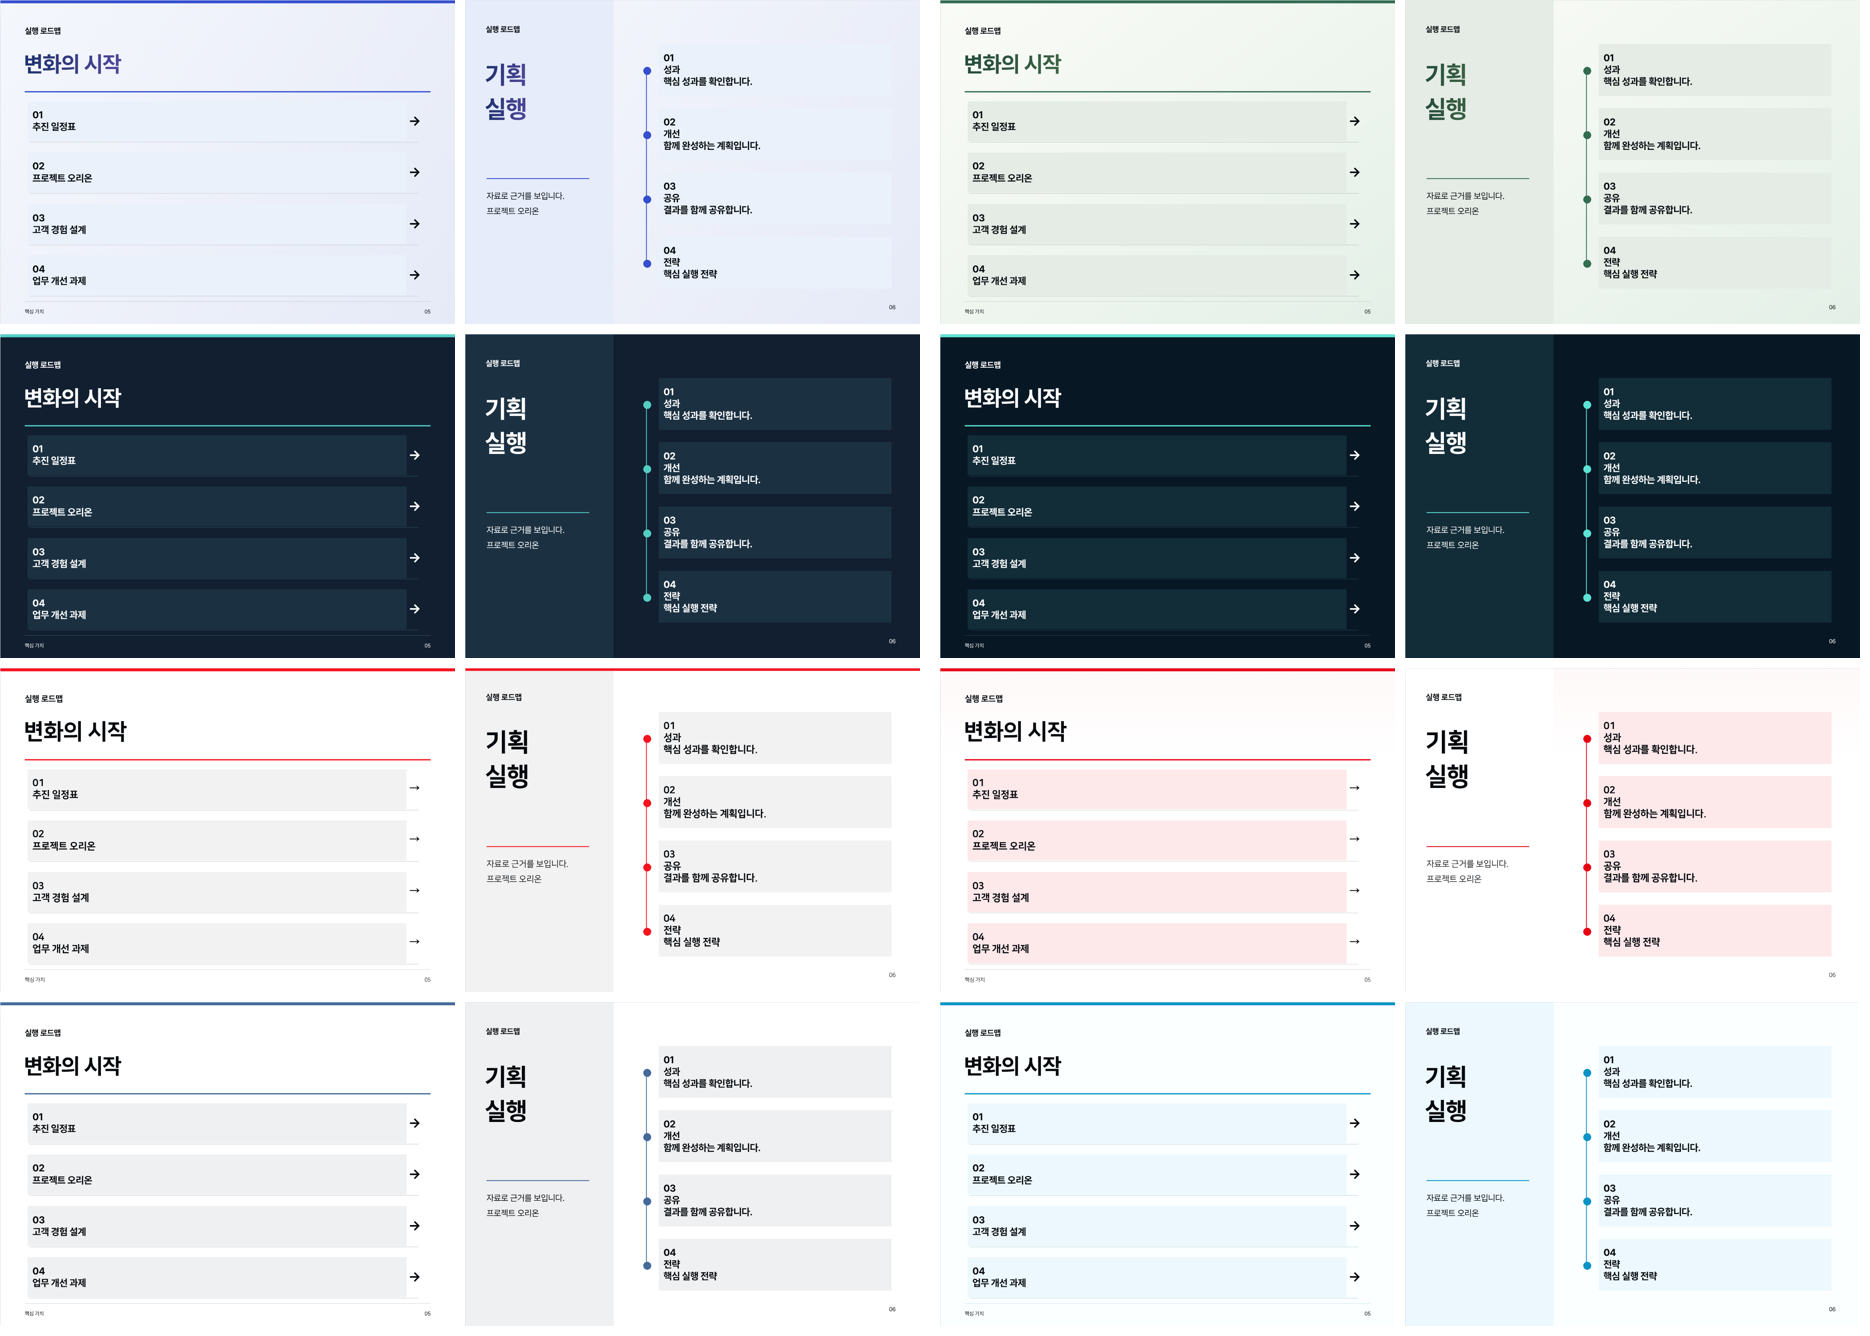

This chart was generated by the following Python code:
import asyncio,sys
sys.path.insert(0,'/home/claude/tests')
from h import H
from PIL import Image
TH=['v07-navy-orchid','v07-sage-gold','pro-night-teal','renewal-after-dark','krafton-light','nintendo-light','original','user-white-sky-hotpink']
async def main(path):
    h=H();pg=await h.start(path,1700,1100);ev=h.ev
    await pg.click('[data-action=addPage]');await pg.wait_for_timeout(700)
    for t in [5,6]:await pg.click(f'#templateGrid [data-template="{t}"]');await pg.wait_for_timeout(200)
    await pg.click('#confirmTemplate');await pg.wait_for_timeout(1500)
    await pg.select_option('#themeScope','document')
    pid={t:i for i,t in await ev("()=>Revival.getProject().pages.map(p=>[p.id,p.templateId])")}
    ims=[]
    for th in TH:
        await pg.select_option('#themeSelect',th);await pg.wait_for_timeout(400)
        row=[]
        for t in (5,6):
            await ev(f"()=>Revival.go('{pid[t]}')");await pg.wait_for_timeout(450)
            p=f'/tmp/s_{th}_{t}.png';await pg.locator('#stageHost .rv-stage').screenshot(path=p);row.append(Image.open(p).convert('RGB'))
        ims.append(row)
    w=460;hh=int(w*row[0].height/row[0].width)
    out=Image.new('RGB',(w*4+30,(hh+10)*4),'white')
    for i,row in enumerate(ims):
        for j,im in enumerate(row):
            x=(i%2)*(2*w+20)+j*w+ (5 if j else 0);y=(i//2)*(hh+10)
            out.paste(im.resize((w-5,hh)),(x,y))
    out.save('/home/claude/tests/shots_v44.png');await h.close()
asyncio.run(main(sys.argv[1]))
